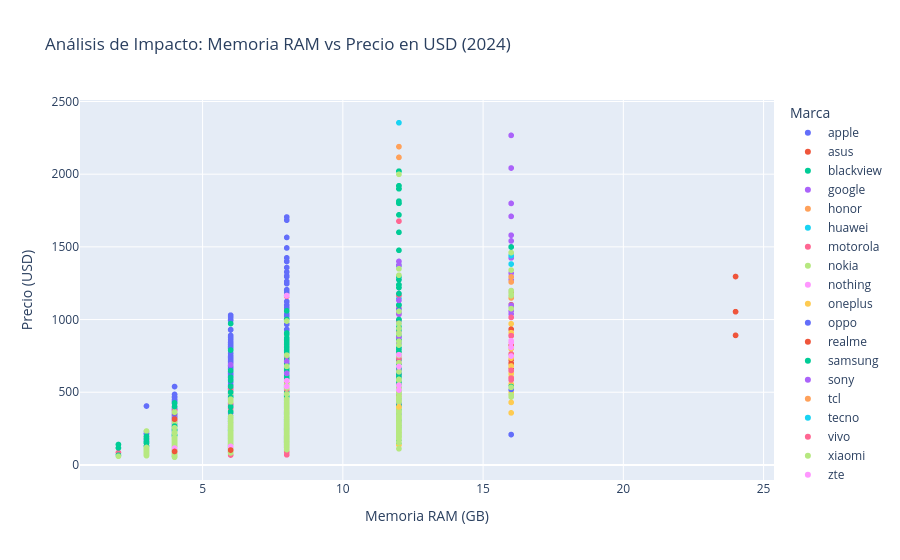

Source (notebook cell):
### Markdown cell above
### ¿Cómo influye la memoria RAM en el precio final de los celulares?

### Code cell
# Gráfico de dispersión interactivo para analizar RAM vs Precio

fig_scatter_ram = px.scatter(
    df_limpio, 
    x='ram', 
    y='price_usd', 
    color='phone_brand',                   # Colorea los puntos por marca para identificar competidores
    hover_data=['phone_model', 'storage'], # Te muestra el modelo y almacenamiento al pasar el mouse
    title='Análisis de Impacto: Memoria RAM vs Precio en USD (2024)',
    labels={'ram': 'Memoria RAM (GB)', 'price_usd': 'Precio (USD)', 'phone_brand': 'Marca'}
)

# Mostrar el gráfico interactivo
fig_scatter_ram.show()

### Figure 1 — Plotly figure (JSON) as saved in the notebook; plotly's stock layout.template omitted (floating-point values rounded to 4 significant figures; data arrays with more than 128 entries replaced by an {"elided": "..."} marker saying what was removed)
{"data": [{"customdata": {"elided": "194x2 mixed values"}, "hovertemplate": "Marca=apple<br>Memoria RAM (GB)=%{x}<br>Precio (USD)=%{y}<br>phone_model=%{customdata[0]}<br>storage=%{customdata[1]}<extra></extra>", "legendgroup": "apple", "marker": {"color": "#636efa", "symbol": "circle"}, "mode": "markers", "name": "apple", "showlegend": true, "type": "scattergl", "x": {"elided": "194 int values"}, "xaxis": "x", "y": {"elided": "194 float values"}, "yaxis": "y"}, {"customdata": [["Asus Zenfone 8", 128], ["Asus Zenfone 8", 256], ["Asus Zenfone 8", 256], ["Asus Zenfone 9", 256], ["Asus Zenfone 9", 256], ["Asus ROG Phone 7", 512], ["Asus Zenfone 10", 256], ["Asus Zenfone 10", 256], ["Asus Zenfone 10", 512], ["Asus ROG Phone 8 Pro", 1000], ["Asus Zenfone 11 Ultra", 512], ["Asus ROG Phone 7", 512], ["Asus Zenfone 10", 256], ["Asus Zenfone 10", 256], ["Asus Zenfone 10", 512], ["Asus ROG Phone 8", 256], ["Asus ROG Phone 8 Pro", 1000], ["Asus Zenfone 11 Ultra", 512], ["Asus ROG Phone 6", 128], ["Asus ROG Phone 5", 128], ["Asus Zenfone 8", 128], ["Asus Zenfone 9", 256], ["Asus Zenfone 9", 256], ["Asus ROG Phone 7", 512], ["Asus Zenfone 10", 256], ["Asus Zenfone 10", 256], ["Asus Zenfone 10", 512], ["Asus ROG Phone 8", 256], ["Asus ROG Phone 8 Pro", 1000], ["Asus Zenfone 11 Ultra", 512], ["Asus ROG Phone 6", 128]], "hovertemplate": "Marca=asus<br>Memoria RAM (GB)=%{x}<br>Precio (USD)=%{y}<br>phone_model=%{customdata[0]}<br>storage=%{customdata[1]}<extra></extra>", "legendgroup": "asus", "marker": {"color": "#EF553B", "symbol": "circle"}, "mode": "markers", "name": "asus", "showlegend": true, "type": "scattergl", "x": [8, 8, 12, 8, 16, 16, 8, 16, 16, 24, 16, 16, 8, 16, 16, 16, 24, 16, 12, 12, 8, 8, 16, 16, 8, 16, 16, 16, 24, 16, 12], "xaxis": "x", "y": [499.7, 405.1, 445.0, 606.1, 723.6, 603.6, 632.9, 686.9, 762.5, 1296.0, 808.9, 888.0, 658.0, 659.0, 814.0, 800.0, 1054.0, 700.0, 697.0, 1165.0, 716.1, 1165.0, 822.9, 1102.0, 857.8, 842.5, 933.2, 1190.0, 891.1, 1060.0, 1097.0], "yaxis": "y"}, {"customdata": [["Blackview A96", 256], ["Blackview A96", 256], ["Blackview A96", 256]], "hovertemplate": "Marca=blackview<br>Memoria RAM (GB)=%{x}<br>Precio (USD)=%{y}<br>phone_model=%{customdata[0]}<br>storage=%{customdata[1]}<extra></extra>", "legendgroup": "blackview", "marker": {"color": "#00cc96", "symbol": "circle"}, "mode": "markers", "name": "blackview", "showlegend": true, "type": "scattergl", "x": [12, 12, 12], "xaxis": "x", "y": [246.3, 276.6, 146.4], "yaxis": "y"}, {"customdata": {"elided": "69x2 mixed values"}, "hovertemplate": "Marca=google<br>Memoria RAM (GB)=%{x}<br>Precio (USD)=%{y}<br>phone_model=%{customdata[0]}<br>storage=%{customdata[1]}<extra></extra>", "legendgroup": "google", "marker": {"color": "#ab63fa", "symbol": "circle"}, "mode": "markers", "name": "google", "showlegend": true, "type": "scattergl", "x": [8, 6, 6, 8, 16, 12, 16, 16, 16, 16, 16, 16, 12, 12, 12, 8, 12, 12, 12, 12, 12, 8, 8, 6, 6, 6, 8, 16, 12, 16, 16, 16, 16, 12, 12, 12, 12, 12, 12, 8, 12, 12, 12, 12, 12, 12, 12, 8, 8, 6, 6, 8, 16, 12, 16, 16, 16, 16, 16, 16, 12, 12, 8, 12, 12, 12, 12, 12, 8], "xaxis": "x", "y": [544.0, 198.5, 162.4, 209.9, 2042.0, 803.3, 1099.0, 1272.0, 1435.0, 1038.0, 1162.0, 1500.0, 648.2, 756.4, 852.3, 456.6, 1274.0, 298.4, 369.9, 398.6, 456.8, 322.9, 374.9, 122.0, 600.0, 108.0, 199.1, 1799.0, 755.0, 1083.0, 1060.0, 1199.0, 1319.0, 459.9, 494.9, 610.0, 999.0, 1059.0, 1179.0, 332.0, 618.0, 204.9, 270.0, 298.3, 360.0, 899.0, 999.0, 245.5, 452.4, 197.7, 125.7, 207.4, 2267.0, 1036.0, 1295.0, 1425.0, 1580.0, 1425.0, 1541.0, 1710.0, 580.7, 750.5, 395.3, 946.2, 219.1, 335.7, 358.8, 421.2, 283.8], "yaxis": "y"}, {"customdata": [["Honor 70", 256], ["Honor 70", 256], ["Honor X6", 128], ["Honor Magic5 Lite", 256], ["Honor X7", 128], ["Honor Magic5 Pro", 256], ["Honor X8a", 128], ["Honor 90", 512], ["Honor X7a", 128], ["Honor X8b", 256], ["Honor X7b", 256], ["Honor Magic6 Pro", 512], ["Honor 200", 256], ["Honor 200", 512], ["Honor 200 Pro", 512], ["Honor Magic V3", 512], ["Honor Magic V2", 512], ["Honor 50", 128], ["Honor 70", 256], ["Honor Magic5 Lite", 256], ["Honor X7", 128], ["Honor Magic5 Pro", 256], ["Honor Magic5 Pro", 512], ["Honor X8a", 128], ["Honor 90", 512], ["Honor X7a", 128], ["Honor X8b", 256], ["Honor X7b", 128], ["Honor Magic6 Pro", 512], ["Honor Magic V2", 512], ["Honor 50", 128], ["Honor 70", 256], ["Honor Magic5 Lite", 256], ["Honor X7", 128], ["Honor Magic5 Pro", 256], ["Honor 90", 512], ["Honor X7a", 128], ["Honor X7b", 256], ["Honor 200", 256], ["Honor Magic V3", 512], ["Honor Magic V2", 512], ["Honor Magic4 Pro", 512], ["Honor Magic5 Pro", 256], ["Honor X8a", 128], ["Honor X8b", 256], ["Honor X8b", 256], ["Honor Magic V3", 512]], "hovertemplate": "Marca=honor<br>Memoria RAM (GB)=%{x}<br>Precio (USD)=%{y}<br>phone_model=%{customdata[0]}<br>storage=%{customdata[1]}<extra></extra>", "legendgroup": "honor", "marker": {"color": "#FFA15A", "symbol": "circle"}, "mode": "markers", "name": "honor", "showlegend": true, "type": "scattergl", "x": [8, 12, 4, 8, 6, 12, 8, 12, 6, 8, 6, 12, 12, 12, 12, 12, 16, 8, 8, 8, 6, 12, 12, 8, 12, 6, 6, 8, 12, 16, 8, 8, 8, 6, 12, 12, 6, 6, 12, 12, 16, 12, 12, 8, 6, 8, 16], "xaxis": "x", "y": [227.9, 230.4, 192.2, 248.4, 156.1, 648.0, 172.8, 315.9, 151.1, 261.3, 210.0, 860.1, 572.3, 517.3, 669.6, 2116.0, 1259.0, 185.9, 620.0, 330.0, 370.0, 999.0, 999.0, 405.0, 490.0, 190.0, 290.0, 349.0, 845.0, 1148.0, 369.5, 355.6, 302.3, 127.7, 777.1, 335.7, 181.5, 167.2, 572.6, 2189.0, 1293.0, 440.7, 759.0, 175.0, 177.9, 179.1, 1459.0], "yaxis": "y"}, {"customdata": [["Huawei nova 11 Pro", 512], ["Huawei P30", 128], ["Huawei P60 Pro", 512], ["Huawei nova 9", 256], ["Huawei nova 8i", 128], ["Huawei nova 9 SE", 256], ["Huawei Mate 50 Pro", 512], ["Huawei nova Y90", 128], ["Huawei P50 Pro", 256], ["Huawei nova Y70 Plus", 128], ["Huawei Mate X3", 512], ["Huawei nova 12i", 256], ["Huawei nova 11", 256], ["Huawei Pura 70 Ultra", 1000], ["Huawei Pura 70 Pro", 512], ["Huawei P30", 128], ["Huawei P60 Pro", 512], ["Huawei Mate 50 Pro", 512], ["Huawei nova Y90", 128], ["Huawei P30", 128], ["Huawei nova 9", 256], ["Huawei nova 8i", 128], ["Huawei Mate 50 Pro", 512], ["Huawei P50 Pro", 256], ["Huawei Pura 70 Pro", 512], ["Huawei P30", 128], ["Huawei Mate 50 Pro", 512], ["Huawei Pura 70", 512], ["Huawei nova 11", 256], ["Huawei Pura 70 Ultra", 1000], ["Huawei Pura 70 Pro", 512], ["Huawei Pura 70 Pro", 1000]], "hovertemplate": "Marca=huawei<br>Memoria RAM (GB)=%{x}<br>Precio (USD)=%{y}<br>phone_model=%{customdata[0]}<br>storage=%{customdata[1]}<extra></extra>", "legendgroup": "huawei", "marker": {"color": "#19d3f3", "symbol": "circle"}, "mode": "markers", "name": "huawei", "showlegend": true, "type": "scattergl", "x": [8, 6, 12, 8, 8, 8, 8, 6, 8, 4, 12, 8, 8, 16, 12, 6, 12, 8, 6, 6, 8, 8, 8, 8, 12, 6, 8, 12, 8, 16, 12, 12], "xaxis": "x", "y": [805.7, 239.8, 1144.0, 186.3, 123.7, 161.2, 662.8, 205.2, 434.1, 216.0, 2354.0, 215.9, 394.2, 1382.0, 991.5, 270.0, 1290.0, 700.0, 180.0, 187.3, 609.2, 255.6, 745.3, 582.0, 1365.0, 139.5, 486.4, 807.0, 310.4, 1440.0, 1300.0, 900.0], "yaxis": "y"}, {"customdata": {"elided": "142x2 mixed values"}, "hovertemplate": "Marca=motorola<br>Memoria RAM (GB)=%{x}<br>Precio (USD)=%{y}<br>phone_model=%{customdata[0]}<br>storage=%{customdata[1]}<extra></extra>", "legendgroup": "motorola", "marker": {"color": "#FF6692", "symbol": "circle"}, "mode": "markers", "name": "motorola", "showlegend": true, "type": "scattergl", "x": {"elided": "142 int values"}, "xaxis": "x", "y": {"elided": "142 float values"}, "yaxis": "y"}, {"customdata": [["Nokia X20", 128], ["Nokia G42", 128], ["Nokia G42", 256], ["Nokia C22", 64], ["Nokia C32", 64], ["Nokia C32", 128], ["Nokia X30", 256], ["Nokia C31", 32], ["Nokia G60", 128], ["Nokia G60", 128], ["Nokia G22", 128], ["Nokia XR20", 128], ["Nokia G10", 32], ["Nokia G11", 64], ["Nokia C21 Plus", 32], ["Nokia C21 Plus", 64], ["Nokia G21", 64], ["Nokia G21", 128], ["Nokia X20", 128], ["Nokia G42", 128], ["Nokia C32", 64], ["Nokia C32", 128], ["Nokia X30", 256], ["Nokia G100", 128], ["Nokia G100", 128], ["Nokia G60", 128], ["Nokia G60", 128], ["Nokia G22", 128], ["Nokia XR20", 128], ["Nokia G11", 64], ["Nokia C21 Plus", 32], ["Nokia G21", 64], ["Nokia G21", 128], ["Nokia X20", 128], ["Nokia G42", 128], ["Nokia C32", 64], ["Nokia C32", 128], ["Nokia X30", 256], ["Nokia G60", 128], ["Nokia G60", 128], ["Nokia G22", 128], ["Nokia XR20", 128], ["Nokia G10", 32], ["Nokia G11", 64], ["Nokia C21 Plus", 32], ["Nokia G21", 64], ["Nokia G42", 128], ["Nokia X30", 256], ["Nokia C31", 32], ["Nokia G60", 128], ["Nokia XR20", 128], ["Nokia G21", 64]], "hovertemplate": "Marca=nokia<br>Memoria RAM (GB)=%{x}<br>Precio (USD)=%{y}<br>phone_model=%{customdata[0]}<br>storage=%{customdata[1]}<extra></extra>", "legendgroup": "nokia", "marker": {"color": "#B6E880", "symbol": "circle"}, "mode": "markers", "name": "nokia", "showlegend": true, "type": "scattergl", "x": [8, 6, 8, 3, 4, 4, 8, 4, 4, 6, 4, 6, 4, 4, 3, 3, 4, 4, 8, 6, 4, 4, 8, 4, 4, 4, 6, 4, 6, 4, 3, 4, 4, 8, 6, 4, 4, 8, 4, 6, 4, 6, 4, 4, 3, 4, 6, 8, 4, 4, 6, 4], "xaxis": "x", "y": [269.2, 204.1, 162.0, 117.2, 97.53, 118.8, 296.1, 142.9, 269.9, 323.8, 131.8, 275.2, 111.2, 103.7, 97.97, 183.5, 96.26, 112.2, 399.0, 240.0, 110.3, 125.7, 529.0, 56.87, 170.0, 400.0, 300.0, 190.2, 490.0, 255.0, 233.0, 160.0, 220.0, 257.9, 168.5, 98.51, 96.55, 229.4, 154.2, 165.8, 110.1, 265.7, 73.88, 85.81, 102.4, 90.73, 142.6, 279.9, 115.1, 291.4, 241.3, 162.0], "yaxis": "y"}, {"customdata": [["Nothing CMF Phone 1", 128], ["Nothing CMF Phone 1", 256], ["Nothing Phone (2a) Plus", 256], ["Nothing Phone (2a)", 256], ["Nothing Phone (1)", 256], ["Nothing Phone (1)", 256], ["Nothing Phone (2)", 256], ["Nothing Phone (2)", 512], ["Nothing Phone (2a)", 256], ["Nothing Phone (1)", 256], ["Nothing Phone (1)", 256], ["Nothing Phone (2)", 256], ["Nothing Phone (2)", 512], ["Nothing CMF Phone 1", 128], ["Nothing Phone (2a) Plus", 256], ["Nothing Phone (2a)", 256], ["Nothing Phone (1)", 256], ["Nothing Phone (1)", 256], ["Nothing Phone (2)", 256], ["Nothing Phone (2)", 512]], "hovertemplate": "Marca=nothing<br>Memoria RAM (GB)=%{x}<br>Precio (USD)=%{y}<br>phone_model=%{customdata[0]}<br>storage=%{customdata[1]}<extra></extra>", "legendgroup": "nothing", "marker": {"color": "#FF97FF", "symbol": "circle"}, "mode": "markers", "name": "nothing", "showlegend": true, "type": "scattergl", "x": [8, 8, 12, 12, 8, 12, 12, 12, 12, 8, 12, 12, 12, 8, 12, 12, 8, 12, 12, 12], "xaxis": "x", "y": [258.1, 350.7, 463.3, 330.5, 301.2, 381.6, 562.6, 648.9, 350.0, 529.0, 349.5, 590.0, 634.5, 270.9, 515.9, 385.4, 251.6, 374.6, 741.4, 645.8], "yaxis": "y"}, {"customdata": {"elided": "77x2 mixed values"}, "hovertemplate": "Marca=oneplus<br>Memoria RAM (GB)=%{x}<br>Precio (USD)=%{y}<br>phone_model=%{customdata[0]}<br>storage=%{customdata[1]}<extra></extra>", "legendgroup": "oneplus", "marker": {"color": "#FECB52", "symbol": "circle"}, "mode": "markers", "name": "oneplus", "showlegend": true, "type": "scattergl", "x": [16, 12, 8, 12, 8, 8, 8, 8, 12, 8, 12, 12, 16, 16, 8, 12, 16, 12, 16, 12, 16, 12, 8, 12, 8, 12, 8, 4, 12, 8, 12, 8, 8, 8, 12, 8, 12, 16, 16, 16, 16, 8, 12, 16, 12, 16, 12, 8, 12, 8, 12, 8, 16, 12, 8, 12, 8, 8, 8, 8, 12, 8, 12, 16, 16, 8, 12, 16, 12, 16, 12, 16, 12, 8, 12, 8, 12], "xaxis": "x", "y": [482.8, 280.8, 439.5, 622.1, 168.4, 259.2, 154.4, 279.7, 410.4, 248.4, 305.6, 189.6, 603.5, 909.5, 172.8, 213.0, 357.9, 272.4, 680.4, 432.7, 628.5, 210.0, 221.8, 137.0, 296.4, 203.1, 495.0, 150.0, 360.0, 239.9, 750.0, 200.0, 129.9, 185.0, 405.0, 420.0, 219.9, 430.0, 500.0, 650.0, 800.0, 200.0, 259.9, 600.0, 595.0, 553.9, 425.0, 235.0, 167.6, 897.0, 499.9, 550.0, 556.1, 278.7, 435.6, 863.1, 193.1, 193.1, 159.4, 241.1, 480.2, 362.6, 311.0, 644.2, 970.9, 159.4, 254.0, 543.1, 269.9, 734.8, 590.6, 744.5, 272.2, 219.1, 375.8, 291.6, 414.8], "yaxis": "y"}, {"customdata": [["Oppo Reno6 5G", 256], ["Oppo A16", 64], ["Oppo A16", 256], ["Oppo A54s", 128], ["Oppo A54 5G", 128], ["Oppo Reno12 Pro", 512], ["Oppo A57 4G", 64], ["Oppo A77", 128], ["Oppo Reno8", 256], ["Oppo Find X5", 256], ["Oppo A96", 128], ["Oppo Find X5 Pro", 256], ["Oppo Reno7", 256], ["Oppo Reno8 T", 256], ["Oppo Find N2 Flip", 512], ["Oppo Find X3 Pro", 256], ["Oppo A53", 128], ["Oppo Reno10", 256], ["Oppo Find X3 Neo", 256], ["Oppo Reno5 5G", 256], ["Oppo Reno6 5G", 256], ["Oppo A16", 64], ["Oppo A54s", 128], ["Oppo A54 5G", 128], ["Oppo Reno12", 512], ["Oppo Find X5", 256], ["Oppo A96", 128], ["Oppo Find X5 Pro", 256], ["Oppo Reno7", 256], ["Oppo Reno11", 256], ["Oppo Find X3 Pro", 256], ["Oppo Find N3 Flip", 512], ["Oppo Reno10", 256], ["Oppo Find X3 Neo", 256], ["Oppo A15", 32], ["Oppo A16", 64], ["Oppo A16", 256], ["Oppo A55", 128], ["Oppo A54s", 128], ["Oppo A54 5G", 128], ["Oppo Reno12 Pro", 512], ["Oppo A57 4G", 64], ["Oppo A77", 128], ["Oppo Reno8", 256], ["Oppo Reno8 Pro", 256], ["Oppo Find X5", 256], ["Oppo A96", 128], ["Oppo Find X5 Pro", 256], ["Oppo Reno7", 256], ["Oppo Find N2 Flip", 512], ["Oppo Reno11", 256], ["Oppo Find X3 Pro", 256], ["Oppo A53", 128], ["Oppo Reno10", 256], ["Oppo Find X3 Neo", 256], ["Oppo Reno5 5G", 256], ["Oppo Find X3 Pro", 256]], "hovertemplate": "Marca=oppo<br>Memoria RAM (GB)=%{x}<br>Precio (USD)=%{y}<br>phone_model=%{customdata[0]}<br>storage=%{customdata[1]}<extra></extra>", "legendgroup": "oppo", "marker": {"color": "#636efa", "symbol": "circle"}, "mode": "markers", "name": "oppo", "showlegend": true, "type": "scattergl", "x": [12, 4, 4, 8, 4, 12, 4, 6, 8, 8, 8, 12, 8, 8, 16, 12, 4, 8, 12, 12, 12, 4, 8, 4, 12, 8, 8, 12, 8, 12, 12, 12, 8, 12, 3, 4, 4, 4, 8, 4, 12, 4, 6, 8, 12, 8, 8, 12, 8, 16, 12, 12, 4, 8, 12, 12, 12], "xaxis": "x", "y": [264.6, 90.9, 156.6, 183.6, 135.5, 634.0, 168.9, 144.7, 361.6, 255.7, 232.2, 409.2, 259.2, 530.0, 756.0, 253.0, 183.6, 329.9, 326.2, 215.9, 293.0, 350.0, 180.0, 441.0, 539.0, 359.2, 495.0, 1070.0, 530.0, 372.7, 620.0, 849.0, 428.4, 660.0, 405.0, 129.6, 129.6, 142.7, 155.4, 129.6, 661.0, 110.2, 142.6, 245.0, 402.9, 167.1, 258.3, 291.6, 246.3, 518.5, 330.5, 282.6, 150.4, 305.9, 208.7, 348.7, 239.5], "yaxis": "y"}, {"customdata": {"elided": "67x2 mixed values"}, "hovertemplate": "Marca=realme<br>Memoria RAM (GB)=%{x}<br>Precio (USD)=%{y}<br>phone_model=%{customdata[0]}<br>storage=%{customdata[1]}<extra></extra>", "legendgroup": "realme", "marker": {"color": "#EF553B", "symbol": "circle"}, "mode": "markers", "name": "realme", "showlegend": true, "type": "scattergl", "x": [3, 8, 8, 8, 8, 8, 8, 6, 4, 12, 4, 8, 8, 8, 4, 6, 6, 12, 4, 12, 4, 4, 6, 8, 8, 12, 12, 8, 6, 8, 8, 8, 4, 8, 4, 8, 4, 6, 6, 4, 8, 4, 8, 8, 6, 8, 8, 8, 8, 4, 12, 4, 4, 8, 4, 6, 6, 12, 8, 12, 8, 8, 6, 8, 6, 12, 8], "xaxis": "x", "y": [102.6, 247.3, 313.6, 286.2, 156.6, 441.7, 308.9, 162.0, 108.0, 410.4, 77.38, 518.4, 637.2, 224.1, 162.0, 259.2, 160.9, 463.1, 121.2, 399.6, 124.2, 257.0, 259.2, 118.0, 241.4, 361.7, 471.4, 143.5, 539.0, 200.0, 535.0, 540.0, 215.0, 655.0, 266.1, 279.0, 209.8, 180.0, 109.0, 90.0, 250.0, 361.0, 275.0, 160.0, 153.3, 324.6, 586.8, 164.3, 480.5, 98.56, 417.5, 89.09, 128.6, 245.4, 314.7, 269.6, 168.5, 552.5, 572.0, 412.4, 220.4, 201.4, 121.3, 162.1, 134.5, 220.8, 122.6], "yaxis": "y"}, {"customdata": {"elided": "428x2 mixed values"}, "hovertemplate": "Marca=samsung<br>Memoria RAM (GB)=%{x}<br>Precio (USD)=%{y}<br>phone_model=%{customdata[0]}<br>storage=%{customdata[1]}<extra></extra>", "legendgroup": "samsung", "marker": {"color": "#00cc96", "symbol": "circle"}, "mode": "markers", "name": "samsung", "showlegend": true, "type": "scattergl", "x": {"elided": "428 int values"}, "xaxis": "x", "y": {"elided": "428 float values"}, "yaxis": "y"}, {"customdata": [["Sony Xperia 1 VI", 512], ["Sony Xperia 1 IV", 512], ["Sony Xperia 1 V", 512], ["Sony Xperia 5 IV", 256], ["Sony Xperia 10 III", 256], ["Sony Xperia 5 III", 256], ["Sony Xperia 1 III", 512], ["Sony Xperia 1 VI", 512], ["Sony Xperia 5 V", 256], ["Sony Xperia 1 IV", 512], ["Sony Xperia 1 IV", 512], ["Sony Xperia 1 V", 512], ["Sony Xperia 10 V", 128], ["Sony Xperia 5 IV", 256], ["Sony Xperia 10 III", 256], ["Sony Xperia 5 III", 256], ["Sony Xperia 1 III", 512], ["Sony Xperia 1 VI", 512], ["Sony Xperia 1 IV", 512], ["Sony Xperia 1 V", 512], ["Sony Xperia 5 IV", 256], ["Sony Xperia 10 III", 256], ["Sony Xperia 5 III", 256], ["Sony Xperia 1 III", 512]], "hovertemplate": "Marca=sony<br>Memoria RAM (GB)=%{x}<br>Precio (USD)=%{y}<br>phone_model=%{customdata[0]}<br>storage=%{customdata[1]}<extra></extra>", "legendgroup": "sony", "marker": {"color": "#ab63fa", "symbol": "circle"}, "mode": "markers", "name": "sony", "showlegend": true, "type": "scattergl", "x": [12, 12, 12, 8, 6, 8, 12, 12, 8, 12, 12, 12, 8, 8, 6, 8, 12, 12, 12, 12, 8, 6, 8, 12], "xaxis": "x", "y": [1132.0, 645.3, 1050.0, 754.9, 208.8, 453.1, 489.8, 975.0, 749.0, 640.0, 1400.0, 839.0, 330.0, 630.0, 689.0, 550.0, 904.0, 1373.0, 877.5, 1043.0, 711.6, 283.9, 326.5, 427.7], "yaxis": "y"}, {"customdata": [["TCL 40 SE", 256], ["TCL 50 SE", 256], ["TCL 40 SE", 256], ["TCL 50 SE", 256]], "hovertemplate": "Marca=tcl<br>Memoria RAM (GB)=%{x}<br>Precio (USD)=%{y}<br>phone_model=%{customdata[0]}<br>storage=%{customdata[1]}<extra></extra>", "legendgroup": "tcl", "marker": {"color": "#FFA15A", "symbol": "circle"}, "mode": "markers", "name": "tcl", "showlegend": true, "type": "scattergl", "x": [6, 6, 6, 6], "xaxis": "x", "y": [92.56, 250.4, 90.72, 212.4], "yaxis": "y"}, {"customdata": [["Tecno Pova 6 Pro", 256], ["Tecno Spark Go 2024", 128], ["Tecno Spark Go 2023", 64], ["Tecno Spark 10 Pro", 256], ["Tecno Spark 10 5G", 128]], "hovertemplate": "Marca=tecno<br>Memoria RAM (GB)=%{x}<br>Precio (USD)=%{y}<br>phone_model=%{customdata[0]}<br>storage=%{customdata[1]}<extra></extra>", "legendgroup": "tecno", "marker": {"color": "#19d3f3", "symbol": "circle"}, "mode": "markers", "name": "tecno", "showlegend": true, "type": "scattergl", "x": [12, 4, 3, 8, 8], "xaxis": "x", "y": [496.8, 124.1, 118.6, 172.8, 157.6], "yaxis": "y"}, {"customdata": [["vivo Y76 5G", 256], ["vivo V40", 512], ["vivo V21 5G", 256], ["vivo V29", 256], ["vivo V30", 256], ["vivo X100 Pro", 256], ["vivo Y50", 128], ["vivo iQOO 12", 512], ["vivo iQOO 12", 1000], ["vivo X100 Pro", 256], ["vivo X100", 256], ["vivo X100", 512]], "hovertemplate": "Marca=vivo<br>Memoria RAM (GB)=%{x}<br>Precio (USD)=%{y}<br>phone_model=%{customdata[0]}<br>storage=%{customdata[1]}<extra></extra>", "legendgroup": "vivo", "marker": {"color": "#FF6692", "symbol": "circle"}, "mode": "markers", "name": "vivo", "showlegend": true, "type": "scattergl", "x": [8, 12, 8, 8, 8, 16, 8, 16, 16, 16, 16, 16], "xaxis": "x", "y": [520.1, 732.2, 142.6, 523.3, 752.8, 888.9, 69.3, 649.6, 597.0, 760.0, 584.8, 592.0], "yaxis": "y"}, {"customdata": {"elided": "427x2 mixed values"}, "hovertemplate": "Marca=xiaomi<br>Memoria RAM (GB)=%{x}<br>Precio (USD)=%{y}<br>phone_model=%{customdata[0]}<br>storage=%{customdata[1]}<extra></extra>", "legendgroup": "xiaomi", "marker": {"color": "#B6E880", "symbol": "circle"}, "mode": "markers", "name": "xiaomi", "showlegend": true, "type": "scattergl", "x": {"elided": "427 int values"}, "xaxis": "x", "y": {"elided": "427 float values"}, "yaxis": "y"}, {"customdata": [["ZTE Blade A75 4G", 256], ["ZTE nubia Flip", 256], ["ZTE nubia Z50S Pro", 1000], ["ZTE Blade V60 Design", 256], ["ZTE nubia Red Magic 9S Pro", 512], ["ZTE nubia Red Magic 9S Pro", 512], ["ZTE nubia Flip", 256], ["ZTE nubia Z60 Ultra", 256], ["ZTE nubia Red Magic 9 Pro", 512], ["ZTE nubia Z50S Pro", 1000], ["ZTE nubia Red Magic 9S Pro", 512], ["ZTE Axon 40 Ultra", 256], ["ZTE nubia Red Magic 6", 128]], "hovertemplate": "Marca=zte<br>Memoria RAM (GB)=%{x}<br>Precio (USD)=%{y}<br>phone_model=%{customdata[0]}<br>storage=%{customdata[1]}<extra></extra>", "legendgroup": "zte", "marker": {"color": "#FF97FF", "symbol": "circle"}, "mode": "markers", "name": "zte", "showlegend": true, "type": "scattergl", "x": [4, 8, 12, 6, 16, 16, 8, 12, 16, 12, 16, 8, 12], "xaxis": "x", "y": [115.5, 540.0, 547.5, 127.4, 808.9, 749.0, 579.4, 758.3, 841.2, 676.6, 854.2, 1165.0, 515.0], "yaxis": "y"}, {"customdata": [["HTC U23 Pro", 256]], "hovertemplate": "Marca=htc<br>Memoria RAM (GB)=%{x}<br>Precio (USD)=%{y}<br>phone_model=%{customdata[0]}<br>storage=%{customdata[1]}<extra></extra>", "legendgroup": "htc", "marker": {"color": "#FECB52", "symbol": "circle"}, "mode": "markers", "name": "htc", "showlegend": true, "type": "scattergl", "x": [12], "xaxis": "x", "y": [399.0], "yaxis": "y"}, {"customdata": [["Cubot KingKong X", 512]], "hovertemplate": "Marca=cubot<br>Memoria RAM (GB)=%{x}<br>Precio (USD)=%{y}<br>phone_model=%{customdata[0]}<br>storage=%{customdata[1]}<extra></extra>", "legendgroup": "cubot", "marker": {"color": "#636efa", "symbol": "circle"}, "mode": "markers", "name": "cubot", "showlegend": true, "type": "scattergl", "x": [16], "xaxis": "x", "y": [208.8], "yaxis": "y"}, {"customdata": [["Infinix Hot 12 Play", 128], ["Infinix Hot 12 Play", 128]], "hovertemplate": "Marca=infinix<br>Memoria RAM (GB)=%{x}<br>Precio (USD)=%{y}<br>phone_model=%{customdata[0]}<br>storage=%{customdata[1]}<extra></extra>", "legendgroup": "infinix", "marker": {"color": "#EF553B", "symbol": "circle"}, "mode": "markers", "name": "infinix", "showlegend": true, "type": "scattergl", "x": [4, 6], "xaxis": "x", "y": [92.5, 102.1], "yaxis": "y"}], "layout": {"legend": {"title": {"text": "Marca"}, "tracegroupgap": 0}, "title": {"text": "Análisis de Impacto: Memoria RAM vs Precio en USD (2024)"}, "xaxis": {"anchor": "y", "domain": [0, 1], "title": {"text": "Memoria RAM (GB)"}}, "yaxis": {"anchor": "x", "domain": [0, 1], "title": {"text": "Precio (USD)"}}}}
